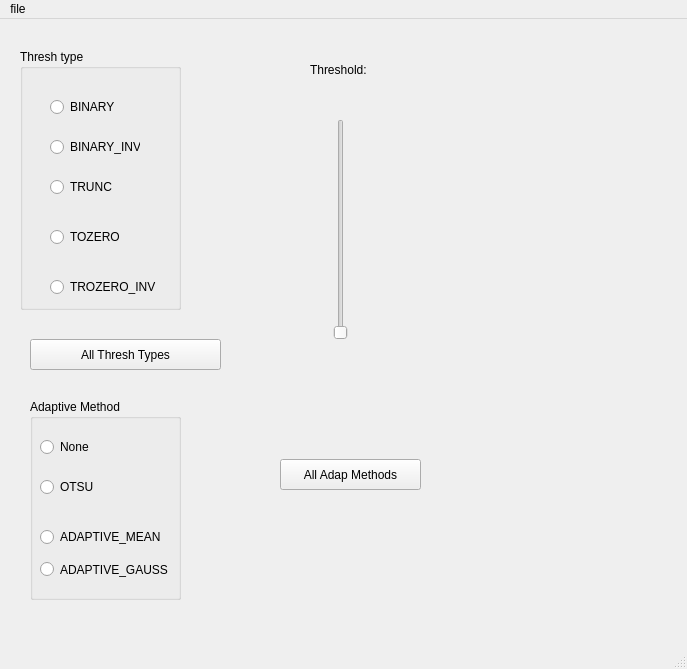
<?xml version="1.0" encoding="UTF-8"?>
<ui version="4.0">
 <class>MainWindow</class>
 <widget class="QMainWindow" name="MainWindow">
  <property name="geometry">
   <rect>
    <x>0</x>
    <y>0</y>
    <width>687</width>
    <height>669</height>
   </rect>
  </property>
  <property name="windowTitle">
   <string>MainWindow</string>
  </property>
  <widget class="QWidget" name="centralwidget">
   <widget class="QGroupBox" name="groupBox">
    <property name="geometry">
     <rect>
      <x>20</x>
      <y>30</y>
      <width>161</width>
      <height>261</height>
     </rect>
    </property>
    <property name="title">
     <string>Thresh type</string>
    </property>
    <widget class="QRadioButton" name="radioButton_binary">
     <property name="geometry">
      <rect>
       <x>30</x>
       <y>50</y>
       <width>90</width>
       <height>16</height>
      </rect>
     </property>
     <property name="text">
      <string>BINARY</string>
     </property>
    </widget>
    <widget class="QRadioButton" name="radioButton_binary_inv">
     <property name="geometry">
      <rect>
       <x>30</x>
       <y>90</y>
       <width>90</width>
       <height>16</height>
      </rect>
     </property>
     <property name="text">
      <string>BINARY_INV</string>
     </property>
    </widget>
    <widget class="QRadioButton" name="radioButton_trunc">
     <property name="geometry">
      <rect>
       <x>30</x>
       <y>130</y>
       <width>90</width>
       <height>16</height>
      </rect>
     </property>
     <property name="text">
      <string>TRUNC</string>
     </property>
    </widget>
    <widget class="QRadioButton" name="radioButton_tozero">
     <property name="geometry">
      <rect>
       <x>30</x>
       <y>180</y>
       <width>90</width>
       <height>16</height>
      </rect>
     </property>
     <property name="text">
      <string>TOZERO</string>
     </property>
    </widget>
    <widget class="QRadioButton" name="radioButton_tozero_inv">
     <property name="geometry">
      <rect>
       <x>30</x>
       <y>230</y>
       <width>131</width>
       <height>16</height>
      </rect>
     </property>
     <property name="text">
      <string>TROZERO_INV</string>
     </property>
    </widget>
   </widget>
   <widget class="QPushButton" name="pushButton_thresh_types">
    <property name="geometry">
     <rect>
      <x>30</x>
      <y>320</y>
      <width>191</width>
      <height>31</height>
     </rect>
    </property>
    <property name="text">
     <string>All Thresh Types</string>
    </property>
   </widget>
   <widget class="QSlider" name="verticalSlider">
    <property name="geometry">
     <rect>
      <x>310</x>
      <y>100</y>
      <width>61</width>
      <height>221</height>
     </rect>
    </property>
    <property name="orientation">
     <enum>Qt::Vertical</enum>
    </property>
   </widget>
   <widget class="QLabel" name="label_threshold">
    <property name="geometry">
     <rect>
      <x>310</x>
      <y>40</y>
      <width>81</width>
      <height>21</height>
     </rect>
    </property>
    <property name="text">
     <string>Threshold:</string>
    </property>
   </widget>
   <widget class="QGroupBox" name="groupBox_2">
    <property name="geometry">
     <rect>
      <x>30</x>
      <y>380</y>
      <width>151</width>
      <height>201</height>
     </rect>
    </property>
    <property name="title">
     <string>Adaptive Method</string>
    </property>
    <widget class="QRadioButton" name="radioButton_none">
     <property name="geometry">
      <rect>
       <x>10</x>
       <y>40</y>
       <width>90</width>
       <height>16</height>
      </rect>
     </property>
     <property name="text">
      <string>None</string>
     </property>
    </widget>
    <widget class="QRadioButton" name="radioButton_otus">
     <property name="geometry">
      <rect>
       <x>10</x>
       <y>80</y>
       <width>90</width>
       <height>16</height>
      </rect>
     </property>
     <property name="text">
      <string>OTSU</string>
     </property>
    </widget>
    <widget class="QRadioButton" name="radioButton_adap_mean">
     <property name="geometry">
      <rect>
       <x>10</x>
       <y>130</y>
       <width>141</width>
       <height>16</height>
      </rect>
     </property>
     <property name="text">
      <string>ADAPTIVE_MEAN</string>
     </property>
    </widget>
    <widget class="QRadioButton" name="radioButton_adap_gauss">
     <property name="geometry">
      <rect>
       <x>10</x>
       <y>160</y>
       <width>141</width>
       <height>21</height>
      </rect>
     </property>
     <property name="text">
      <string>ADAPTIVE_GAUSS</string>
     </property>
    </widget>
   </widget>
   <widget class="QPushButton" name="pushButton_adap_methods">
    <property name="geometry">
     <rect>
      <x>280</x>
      <y>440</y>
      <width>141</width>
      <height>31</height>
     </rect>
    </property>
    <property name="text">
     <string>All Adap Methods</string>
    </property>
   </widget>
  </widget>
  <widget class="QMenuBar" name="menubar">
   <property name="geometry">
    <rect>
     <x>0</x>
     <y>0</y>
     <width>687</width>
     <height>21</height>
    </rect>
   </property>
   <widget class="QMenu" name="menufile">
    <property name="title">
     <string>file</string>
    </property>
    <addaction name="actionOpen"/>
    <addaction name="actionSave"/>
   </widget>
   <addaction name="menufile"/>
  </widget>
  <widget class="QStatusBar" name="statusbar"/>
  <action name="actionOpen">
   <property name="text">
    <string>Open</string>
   </property>
  </action>
  <action name="actionSave">
   <property name="text">
    <string>Save</string>
   </property>
  </action>
 </widget>
 <resources/>
 <connections/>
</ui>
